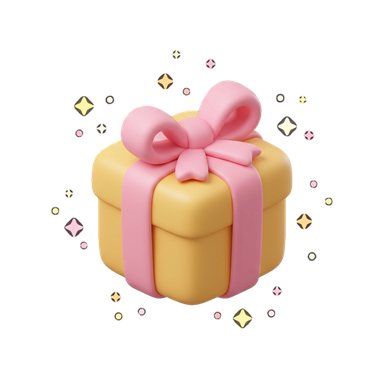
#> input picture Assets/_Bang/Resources/Splat/pointer_gift.png, 384 x 384 px, given in place of pointer_gift.png.png, which was not available
$ python logo_contours.py ../Assets/_Bang/Resources/Splat/pointer_gift.png
#> lines starting #> are read from the running program, lines starting #| are printed output that depends on the picture; after the words box and inside, x2 and y2 are one past the last pixel; in counts of white or black regions, pixels touching at a corner belong together
"""Logo 外轮廓提取（python3 -I Tools/logo_contours.py）：Logo_Main.png 的透明通道 → 各连通块外轮廓（简化到 1.2 像素误差）→ ArtSource/UI/logo_contours.json，
给 Tools/blender_logo3d.py 挤出成 3D 糖果 Logo。"""
import json, pathlib, sys
import numpy as np, cv2
from PIL import Image
ROOT = pathlib.Path(__file__).resolve().parents[1]
SUF = sys.argv[1] if len(sys.argv) > 1 else ''          # '_EN' = 英文版标题字
im = np.array(Image.open(ROOT / f'Assets/_Bang/Art/UI/Logo_Main{SUF}.png'))
#> im is the input picture: shape (384, 384, 4); mean R, G, B, A 54.1, 39.5, 32.5, 62
a = (im[:, :, 3] > 110).astype(np.uint8) * 255
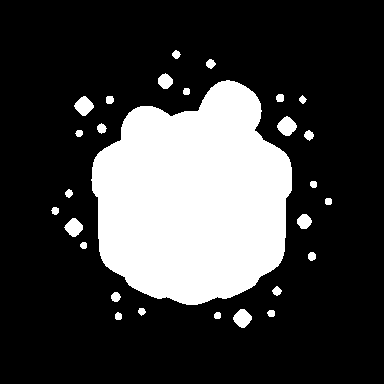
#> a: shape (384, 384); 24.4% white; 28 white regions, largest, box (x1, y1, x2, y2) and area: (91, 80, 292, 305) 33485, (277, 116, 297, 136) 264, (74, 96, 94, 116) 252
a = cv2.morphologyEx(a, cv2.MORPH_CLOSE, np.ones((5, 5), np.uint8))
#> a: shape (384, 384); 24.4% white; 28 white regions
cs, _ = cv2.findContours(a, cv2.RETR_EXTERNAL, cv2.CHAIN_APPROX_NONE)
#> cs = 28 contours; largest, box (x1, y1, x2, y2) and area: (91, 80, 292, 305) 33166, (277, 116, 297, 136) 240, (74, 96, 94, 116) 229, (233, 309, 252, 328) 221, (64, 218, 83, 237) 210
polys = []
for c in cs:
    if cv2.contourArea(c) < 250: continue
    p = cv2.approxPolyDP(c, 1.2, True)[:, 0, :].tolist()
    if len(p) >= 3: polys.append(p)
#> this loop made 28 passes
#> after the loop, polys = 1 item
json.dump({'w': im.shape[1], 'h': im.shape[0], 'polys': polys}, open(ROOT / f'ArtSource/UI/logo_contours{SUF}.json', 'w'))
print(len(polys), [len(p) for p in polys][:12])
#| 1 [46]

$ run again, on Assets/_Bang/Resources/Splat/splat_confetti.png
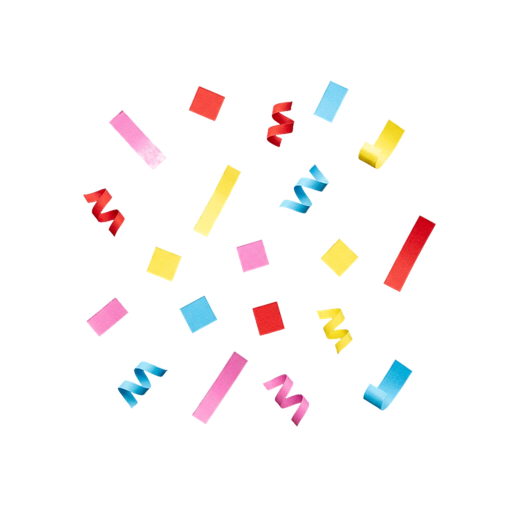
#> input picture Assets/_Bang/Resources/Splat/splat_confetti.png, 512 x 512 px, given in place of splat_confetti.png.png, which was not available
#> im is the input picture: shape (512, 512, 4); mean R, G, B, A 20, 15.3, 14.5, 17.3
#> `a = (im[:, :, 3] > 110).astype(np.uint8) * 255`:
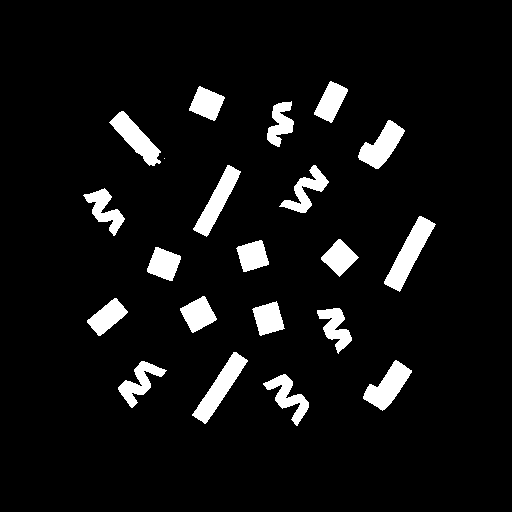
#> a: shape (512, 512); 6.9% white; 21 white regions (1 under 20 px), largest, box (x1, y1, x2, y2) and area: (384, 216, 436, 292) 1425, (192, 352, 248, 424) 1288, (193, 165, 241, 237) 1164
#> `a = cv2.morphologyEx(a, cv2.MORPH_CLOSE, np.ones((5, 5), np.uint8))`:
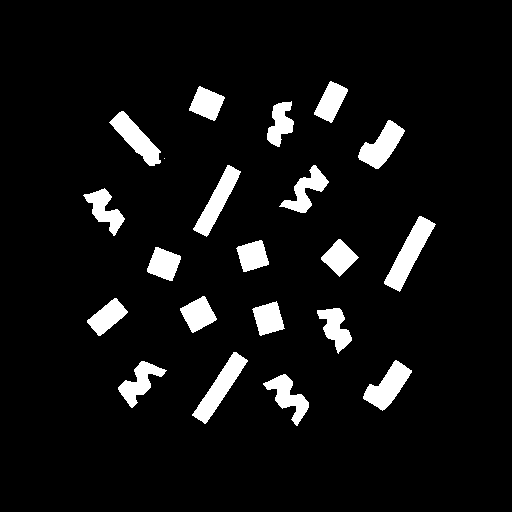
#> a: shape (512, 512); 7% white; 21 white regions (1 under 20 px)
#> cs = 21 contours, 1 with area under 20; largest, box (x1, y1, x2, y2) and area: (384, 216, 436, 292) 1342, (192, 352, 248, 424) 1210, (193, 165, 241, 237) 1086, (363, 360, 412, 411) 1084, (109, 111, 161, 166) 1056
#> the loop `for c in cs:` made 21 passes
#> p on passes 6, 8, 9, 10, 20, 21: [[276, 301], [252, 309], [260, 335], [284, 328]], [[204, 296], [180, 308], [192, 332], [216, 319]], [[155, 247], [147, 271], [172, 280], [180, 256]], [[261, 240], [238, 246], [236, 248], [243, 271], [268, 264]], [[199, 86], [189, 110], [214, 120], [224, 97]], [[330, 81], [314, 114], [331, 122], [347, 89]]
#> after the loop `for c in cs:`: polys = 20 items
#| 20 [16, 16, 11, 6, 16, 4, 6, 4, 4, 5, 6, 6]

$ run again, on Assets/_Bang/Resources/Splat/splat_crack.png
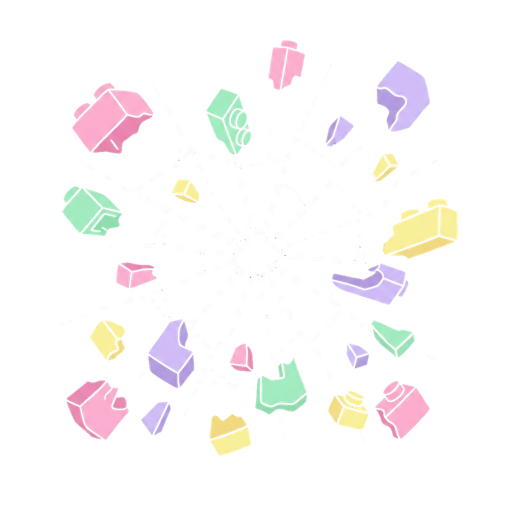
#> input picture Assets/_Bang/Resources/Splat/splat_crack.png, 512 x 512 px, given in place of splat_crack.png.png, which was not available
#> im is the input picture: shape (512, 512, 4); mean R, G, B, A 51.1, 48.6, 48.3, 39.1
#> `a = (im[:, :, 3] > 110).astype(np.uint8) * 255`:
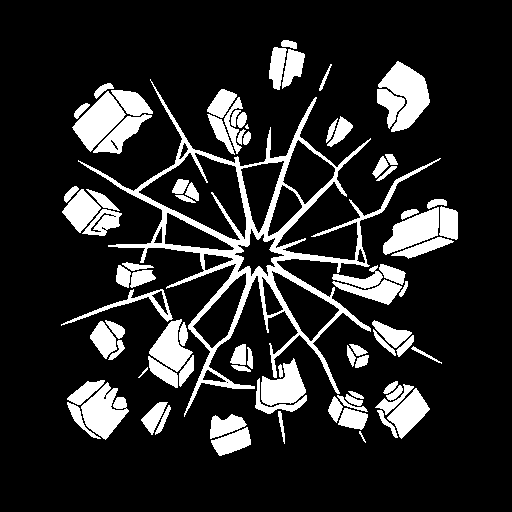
#> a: shape (512, 512); 15.8% white; 85 white regions (1 under 20 px), largest, box (x1, y1, x2, y2) and area: (78, 79, 441, 417) 11485, (378, 61, 430, 132) 1824, (72, 91, 126, 152) 1577
#> `a = cv2.morphologyEx(a, cv2.MORPH_CLOSE, np.ones((5, 5), np.uint8))`:
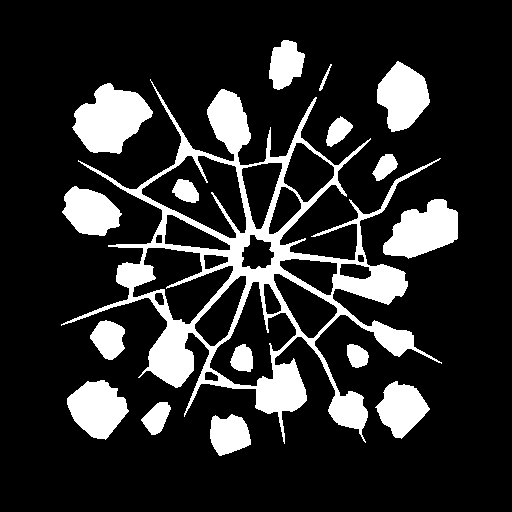
#> a: shape (512, 512); 17.3% white; 17 white regions
#> cs = 15 contours; largest, box (x1, y1, x2, y2) and area: (61, 79, 442, 444) 47076, (72, 83, 153, 154) 3479, (383, 199, 458, 259) 2794, (377, 61, 430, 132) 2391, (67, 380, 129, 440) 2366
#> the loop `for c in cs:` made 15 passes
#> after the loop `for c in cs:`: polys = 14 items
#| 14 [10, 7, 15, 15, 8, 10, 22, 16, 8, 8, 24, 196]
